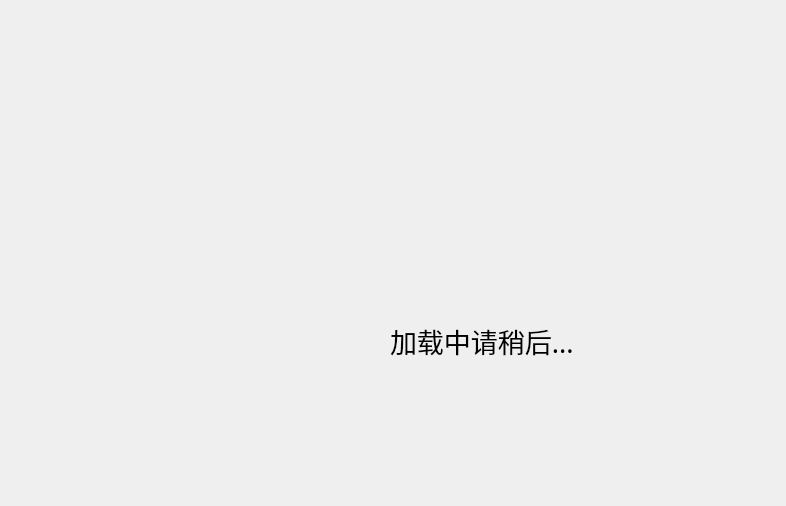
<?xml version="1.0" encoding="UTF-8"?>
<ui version="4.0">
 <class>Form</class>
 <widget class="QWidget" name="Form">
  <property name="geometry">
   <rect>
    <x>0</x>
    <y>0</y>
    <width>786</width>
    <height>506</height>
   </rect>
  </property>
  <property name="windowTitle">
   <string>Form</string>
  </property>
  <widget class="QLabel" name="label_2">
   <property name="geometry">
    <rect>
     <x>310</x>
     <y>140</y>
     <width>331</width>
     <height>241</height>
    </rect>
   </property>
   <property name="styleSheet">
    <string notr="true">background-image: url(:/images/images/背景图片.png);
border-radius:30px</string>
   </property>
   <property name="text">
    <string/>
   </property>
  </widget>
  <widget class="QLabel" name="loading_text">
   <property name="geometry">
    <rect>
     <x>390</x>
     <y>320</y>
     <width>201</width>
     <height>41</height>
    </rect>
   </property>
   <property name="font">
    <font>
     <family>华文琥珀</family>
     <pointsize>20</pointsize>
     <weight>50</weight>
     <italic>false</italic>
     <bold>false</bold>
    </font>
   </property>
   <property name="styleSheet">
    <string notr="true">background-color: rgba(0, 0, 0, 0);
font: 20pt &quot;华文琥珀&quot;;</string>
   </property>
   <property name="text">
    <string>加载中请稍后...</string>
   </property>
  </widget>
  <widget class="QLabel" name="loading">
   <property name="geometry">
    <rect>
     <x>410</x>
     <y>180</y>
     <width>131</width>
     <height>141</height>
    </rect>
   </property>
   <property name="styleSheet">
    <string notr="true">
background-color: rgb(0, 0, 0,0);</string>
   </property>
   <property name="text">
    <string/>
   </property>
  </widget>
  <widget class="QPushButton" name="closed">
   <property name="geometry">
    <rect>
     <x>600</x>
     <y>140</y>
     <width>30</width>
     <height>41</height>
    </rect>
   </property>
   <property name="styleSheet">
    <string notr="true">
QPushButton{
border:none;}

QPushButton:pressed{

padding-top:5px}
</string>
   </property>
   <property name="text">
    <string/>
   </property>
   <property name="icon">
    <iconset resource="OCR_res.qrc">
     <normaloff>:/icons/icons/close-circle-fill.png</normaloff>:/icons/icons/close-circle-fill.png</iconset>
   </property>
   <property name="iconSize">
    <size>
     <width>30</width>
     <height>30</height>
    </size>
   </property>
  </widget>
  <widget class="QPushButton" name="minimized">
   <property name="geometry">
    <rect>
     <x>560</x>
     <y>140</y>
     <width>30</width>
     <height>41</height>
    </rect>
   </property>
   <property name="styleSheet">
    <string notr="true">
QPushButton{
border:none;}

QPushButton:pressed{
padding-top:5px;}</string>
   </property>
   <property name="text">
    <string/>
   </property>
   <property name="icon">
    <iconset resource="OCR_res.qrc">
     <normaloff>:/icons/icons/minus-circle-fill.png</normaloff>:/icons/icons/minus-circle-fill.png</iconset>
   </property>
   <property name="iconSize">
    <size>
     <width>30</width>
     <height>30</height>
    </size>
   </property>
  </widget>
 </widget>
 <resources>
  <include location="OCR_res.qrc"/>
 </resources>
 <connections/>
</ui>
